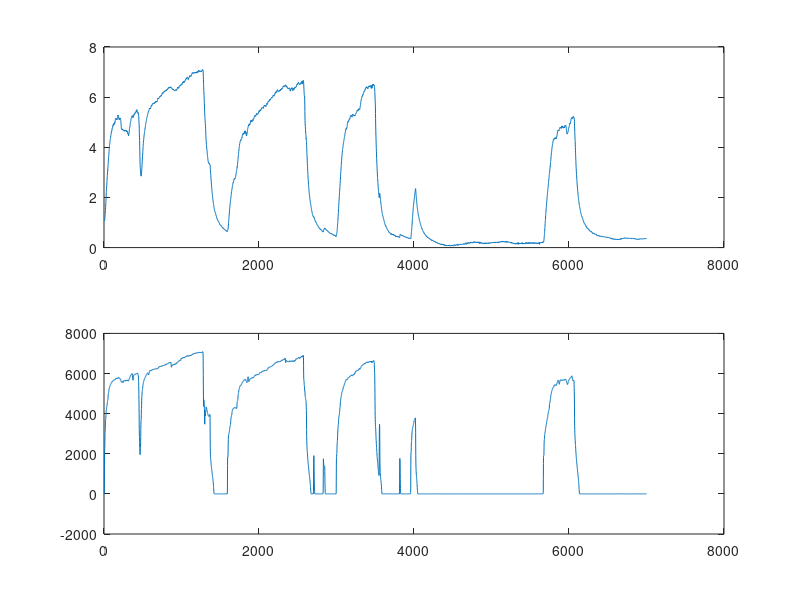

MATLAB code for this plot: (Note: this script raises an error after producing the figure.)
clear
load('RpmsSpeedData.mat')
I_speed = 23060;
speed_time_init = speed_time(I_speed);
[~,I_rpms] = min(abs(rpms_time - speed_time_init));

if abs(rpms_time(I_rpms) - speed_time_init) > 0.02
    fprintf("Try another I_speed so that the times can match");
end

I_speed_stop = 100/0.1; % 100 s = 1000 samples, 0.1 sample time;
I_rpms_stop = 100/0.02;

time = 700;
rpms_seg = zeros(time/0.1+1,1);
for i=0:time/0.1
    s_time = speed_time(I_speed+i);
    [time_dif,I_rpms] = min(abs(rpms_time - s_time));
    if time_dif > 0.02
        fprintf(time_dif);
    end
    rpms_seg(i+1) = rpms(I_rpms);
end
speed_seg = speed(I_speed:I_speed+time/0.1);

figure(1)
subplot(2,1,1)
plot(speed_seg)
subplot(2,1,2)
plot(rpms_seg);

Ts = 0.1;
data = iddata(speed_seg,rpms_seg,Ts);
na = 2;
nb = 2;
nc = 2;
nk = 1;
sys = armax(data,[na nb nc nk]);

figure(2)
compare(data,sys)
